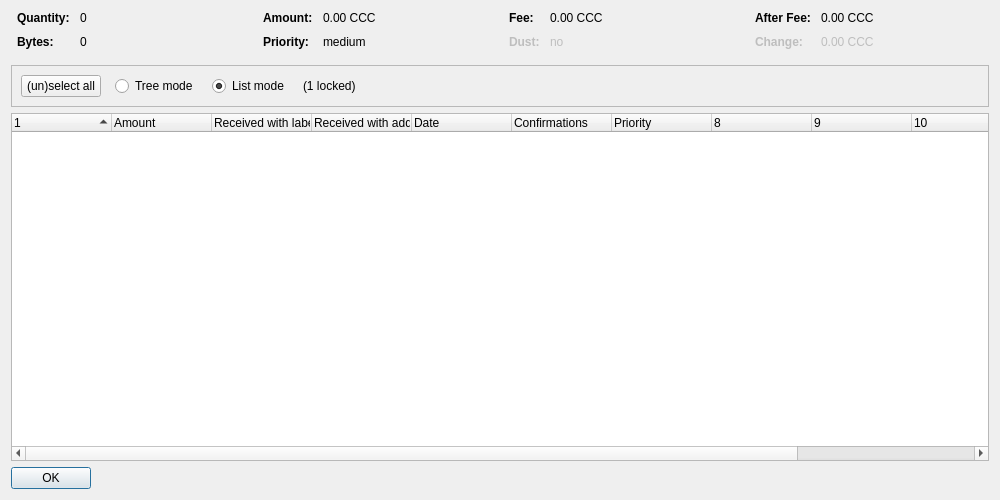
<?xml version="1.0" encoding="UTF-8"?>
<ui version="4.0">
 <class>CoinControlDialog</class>
 <widget class="QDialog" name="CoinControlDialog">
  <property name="geometry">
   <rect>
    <x>0</x>
    <y>0</y>
    <width>1000</width>
    <height>500</height>
   </rect>
  </property>
  <property name="windowTitle">
   <string>Coin Selection</string>
  </property>
  <layout class="QVBoxLayout" name="verticalLayout">
   <item>
    <layout class="QHBoxLayout" name="horizontalLayoutTop" stretch="0,0,0,0">
     <property name="topMargin">
      <number>0</number>
     </property>
     <property name="bottomMargin">
      <number>10</number>
     </property>
     <item>
      <layout class="QFormLayout" name="formLayoutCoinControl1">
       <property name="horizontalSpacing">
        <number>10</number>
       </property>
       <property name="verticalSpacing">
        <number>10</number>
       </property>
       <property name="leftMargin">
        <number>6</number>
       </property>
       <property name="rightMargin">
        <number>6</number>
       </property>
       <item row="0" column="0">
        <widget class="QLabel" name="labelCoinControlQuantityText">
         <property name="font">
          <font>
           <weight>75</weight>
           <bold>true</bold>
          </font>
         </property>
         <property name="text">
          <string>Quantity:</string>
         </property>
        </widget>
       </item>
       <item row="0" column="1">
        <widget class="QLabel" name="labelCoinControlQuantity">
         <property name="cursor">
          <cursorShape>IBeamCursor</cursorShape>
         </property>
         <property name="contextMenuPolicy">
          <enum>Qt::ActionsContextMenu</enum>
         </property>
         <property name="text">
          <string notr="true">0</string>
         </property>
         <property name="textInteractionFlags">
          <set>Qt::LinksAccessibleByMouse|Qt::TextSelectableByKeyboard|Qt::TextSelectableByMouse</set>
         </property>
        </widget>
       </item>
       <item row="1" column="0">
        <widget class="QLabel" name="labelCoinControlBytesText">
         <property name="font">
          <font>
           <weight>75</weight>
           <bold>true</bold>
          </font>
         </property>
         <property name="text">
          <string>Bytes:</string>
         </property>
        </widget>
       </item>
       <item row="1" column="1">
        <widget class="QLabel" name="labelCoinControlBytes">
         <property name="cursor">
          <cursorShape>IBeamCursor</cursorShape>
         </property>
         <property name="contextMenuPolicy">
          <enum>Qt::ActionsContextMenu</enum>
         </property>
         <property name="text">
          <string notr="true">0</string>
         </property>
         <property name="textInteractionFlags">
          <set>Qt::LinksAccessibleByMouse|Qt::TextSelectableByKeyboard|Qt::TextSelectableByMouse</set>
         </property>
        </widget>
       </item>
      </layout>
     </item>
     <item>
      <layout class="QFormLayout" name="formLayoutCoinControl2">
       <property name="horizontalSpacing">
        <number>10</number>
       </property>
       <property name="verticalSpacing">
        <number>10</number>
       </property>
       <property name="leftMargin">
        <number>6</number>
       </property>
       <property name="rightMargin">
        <number>6</number>
       </property>
       <item row="0" column="0">
        <widget class="QLabel" name="labelCoinControlAmountText">
         <property name="font">
          <font>
           <weight>75</weight>
           <bold>true</bold>
          </font>
         </property>
         <property name="text">
          <string>Amount:</string>
         </property>
        </widget>
       </item>
       <item row="0" column="1">
        <widget class="QLabel" name="labelCoinControlAmount">
         <property name="cursor">
          <cursorShape>IBeamCursor</cursorShape>
         </property>
         <property name="contextMenuPolicy">
          <enum>Qt::ActionsContextMenu</enum>
         </property>
         <property name="text">
          <string notr="true">0.00 CCC</string>
         </property>
         <property name="textInteractionFlags">
          <set>Qt::LinksAccessibleByMouse|Qt::TextSelectableByKeyboard|Qt::TextSelectableByMouse</set>
         </property>
        </widget>
       </item>
       <item row="1" column="0">
        <widget class="QLabel" name="labelCoinControlPriorityText">
         <property name="font">
          <font>
           <weight>75</weight>
           <bold>true</bold>
          </font>
         </property>
         <property name="text">
          <string>Priority:</string>
         </property>
        </widget>
       </item>
       <item row="1" column="1">
        <widget class="QLabel" name="labelCoinControlPriority">
         <property name="cursor">
          <cursorShape>IBeamCursor</cursorShape>
         </property>
         <property name="contextMenuPolicy">
          <enum>Qt::ActionsContextMenu</enum>
         </property>
         <property name="text">
          <string notr="true">medium</string>
         </property>
         <property name="textInteractionFlags">
          <set>Qt::LinksAccessibleByMouse|Qt::TextSelectableByKeyboard|Qt::TextSelectableByMouse</set>
         </property>
        </widget>
       </item>
      </layout>
     </item>
     <item>
      <layout class="QFormLayout" name="formLayoutCoinControl3">
       <property name="horizontalSpacing">
        <number>10</number>
       </property>
       <property name="verticalSpacing">
        <number>10</number>
       </property>
       <property name="leftMargin">
        <number>6</number>
       </property>
       <property name="rightMargin">
        <number>6</number>
       </property>
       <item row="0" column="0">
        <widget class="QLabel" name="labelCoinControlFeeText">
         <property name="font">
          <font>
           <weight>75</weight>
           <bold>true</bold>
          </font>
         </property>
         <property name="text">
          <string>Fee:</string>
         </property>
        </widget>
       </item>
       <item row="0" column="1">
        <widget class="QLabel" name="labelCoinControlFee">
         <property name="cursor">
          <cursorShape>IBeamCursor</cursorShape>
         </property>
         <property name="contextMenuPolicy">
          <enum>Qt::ActionsContextMenu</enum>
         </property>
         <property name="text">
          <string notr="true">0.00 CCC</string>
         </property>
         <property name="textInteractionFlags">
          <set>Qt::LinksAccessibleByMouse|Qt::TextSelectableByKeyboard|Qt::TextSelectableByMouse</set>
         </property>
        </widget>
       </item>
       <item row="1" column="0">
        <widget class="QLabel" name="labelCoinControlLowOutputText">
         <property name="enabled">
          <bool>false</bool>
         </property>
         <property name="font">
          <font>
           <weight>75</weight>
           <bold>true</bold>
          </font>
         </property>
         <property name="text">
          <string>Dust:</string>
         </property>
        </widget>
       </item>
       <item row="1" column="1">
        <widget class="QLabel" name="labelCoinControlLowOutput">
         <property name="enabled">
          <bool>false</bool>
         </property>
         <property name="cursor">
          <cursorShape>IBeamCursor</cursorShape>
         </property>
         <property name="contextMenuPolicy">
          <enum>Qt::ActionsContextMenu</enum>
         </property>
         <property name="text">
          <string notr="true">no</string>
         </property>
         <property name="textInteractionFlags">
          <set>Qt::LinksAccessibleByMouse|Qt::TextSelectableByKeyboard|Qt::TextSelectableByMouse</set>
         </property>
        </widget>
       </item>
      </layout>
     </item>
     <item>
      <layout class="QFormLayout" name="formLayoutCoinControl4">
       <property name="horizontalSpacing">
        <number>10</number>
       </property>
       <property name="verticalSpacing">
        <number>10</number>
       </property>
       <property name="leftMargin">
        <number>6</number>
       </property>
       <property name="rightMargin">
        <number>6</number>
       </property>
       <item row="0" column="0">
        <widget class="QLabel" name="labelCoinControlAfterFeeText">
         <property name="font">
          <font>
           <weight>75</weight>
           <bold>true</bold>
          </font>
         </property>
         <property name="text">
          <string>After Fee:</string>
         </property>
        </widget>
       </item>
       <item row="0" column="1">
        <widget class="QLabel" name="labelCoinControlAfterFee">
         <property name="cursor">
          <cursorShape>IBeamCursor</cursorShape>
         </property>
         <property name="contextMenuPolicy">
          <enum>Qt::ActionsContextMenu</enum>
         </property>
         <property name="text">
          <string notr="true">0.00 CCC</string>
         </property>
         <property name="textInteractionFlags">
          <set>Qt::LinksAccessibleByMouse|Qt::TextSelectableByKeyboard|Qt::TextSelectableByMouse</set>
         </property>
        </widget>
       </item>
       <item row="1" column="0">
        <widget class="QLabel" name="labelCoinControlChangeText">
         <property name="enabled">
          <bool>false</bool>
         </property>
         <property name="font">
          <font>
           <weight>75</weight>
           <bold>true</bold>
          </font>
         </property>
         <property name="text">
          <string>Change:</string>
         </property>
        </widget>
       </item>
       <item row="1" column="1">
        <widget class="QLabel" name="labelCoinControlChange">
         <property name="enabled">
          <bool>false</bool>
         </property>
         <property name="cursor">
          <cursorShape>IBeamCursor</cursorShape>
         </property>
         <property name="contextMenuPolicy">
          <enum>Qt::ActionsContextMenu</enum>
         </property>
         <property name="text">
          <string notr="true">0.00 CCC</string>
         </property>
         <property name="textInteractionFlags">
          <set>Qt::LinksAccessibleByMouse|Qt::TextSelectableByKeyboard|Qt::TextSelectableByMouse</set>
         </property>
        </widget>
       </item>
      </layout>
     </item>
    </layout>
   </item>
   <item>
    <widget class="QFrame" name="frame">
     <property name="minimumSize">
      <size>
       <width>0</width>
       <height>40</height>
      </size>
     </property>
     <property name="frameShape">
      <enum>QFrame::StyledPanel</enum>
     </property>
     <property name="frameShadow">
      <enum>QFrame::Sunken</enum>
     </property>
     <layout class="QHBoxLayout" name="horizontalLayout">
      <item>
       <layout class="QHBoxLayout" name="horizontalLayoutPanel" stretch="0,0,0,0,0">
        <property name="spacing">
         <number>14</number>
        </property>
        <item>
         <widget class="QPushButton" name="pushButtonSelectAll">
          <property name="sizePolicy">
           <sizepolicy hsizetype="Maximum" vsizetype="Fixed">
            <horstretch>0</horstretch>
            <verstretch>0</verstretch>
           </sizepolicy>
          </property>
          <property name="text">
           <string>(un)select all</string>
          </property>
          <property name="autoDefault">
           <bool>false</bool>
          </property>
         </widget>
        </item>
        <item>
         <widget class="QRadioButton" name="radioTreeMode">
          <property name="sizePolicy">
           <sizepolicy hsizetype="Maximum" vsizetype="Fixed">
            <horstretch>0</horstretch>
            <verstretch>0</verstretch>
           </sizepolicy>
          </property>
          <property name="text">
           <string>Tree mode</string>
          </property>
         </widget>
        </item>
        <item>
         <widget class="QRadioButton" name="radioListMode">
          <property name="sizePolicy">
           <sizepolicy hsizetype="Maximum" vsizetype="Fixed">
            <horstretch>0</horstretch>
            <verstretch>0</verstretch>
           </sizepolicy>
          </property>
          <property name="text">
           <string>List mode</string>
          </property>
          <property name="checked">
           <bool>true</bool>
          </property>
         </widget>
        </item>
        <item>
         <widget class="QLabel" name="labelLocked">
          <property name="text">
           <string notr="true">(1 locked)</string>
          </property>
         </widget>
        </item>
        <item>
         <spacer name="horizontalSpacer">
          <property name="orientation">
           <enum>Qt::Horizontal</enum>
          </property>
          <property name="sizeHint" stdset="0">
           <size>
            <width>40</width>
            <height>20</height>
           </size>
          </property>
         </spacer>
        </item>
       </layout>
      </item>
     </layout>
    </widget>
   </item>
   <item>
    <widget class="CoinControlTreeWidget" name="treeWidget">
     <property name="contextMenuPolicy">
      <enum>Qt::CustomContextMenu</enum>
     </property>
     <property name="sortingEnabled">
      <bool>false</bool>
     </property>
     <property name="columnCount">
      <number>12</number>
     </property>
     <attribute name="headerShowSortIndicator" stdset="0">
      <bool>true</bool>
     </attribute>
     <attribute name="headerStretchLastSection">
      <bool>false</bool>
     </attribute>
     <column>
      <property name="text">
       <string/>
      </property>
     </column>
     <column>
      <property name="text">
       <string>Amount</string>
      </property>
     </column>
     <column>
      <property name="text">
       <string>Received with label</string>
      </property>
     </column>
     <column>
      <property name="text">
       <string>Received with address</string>
      </property>
     </column>
     <column>
      <property name="text">
       <string>Date</string>
      </property>
     </column>
     <column>
      <property name="text">
       <string>Confirmations</string>
      </property>
      <property name="toolTip">
       <string>Confirmed</string>
      </property>
     </column>
     <column>
      <property name="text">
       <string>Priority</string>
      </property>
     </column>
     <column>
      <property name="text">
       <string/>
      </property>
     </column>
     <column>
      <property name="text">
       <string/>
      </property>
     </column>
     <column>
      <property name="text">
       <string/>
      </property>
     </column>
     <column>
      <property name="text">
       <string/>
      </property>
     </column>
     <column>
      <property name="text">
       <string/>
      </property>
     </column>
    </widget>
   </item>
   <item>
    <widget class="QDialogButtonBox" name="buttonBox">
     <property name="sizePolicy">
      <sizepolicy hsizetype="Maximum" vsizetype="Fixed">
       <horstretch>0</horstretch>
       <verstretch>0</verstretch>
      </sizepolicy>
     </property>
     <property name="orientation">
      <enum>Qt::Horizontal</enum>
     </property>
     <property name="standardButtons">
      <set>QDialogButtonBox::Ok</set>
     </property>
    </widget>
   </item>
  </layout>
 </widget>
 <customwidgets>
  <customwidget>
   <class>CoinControlTreeWidget</class>
   <extends>QTreeWidget</extends>
   <header>coincontroltreewidget.h</header>
  </customwidget>
 </customwidgets>
 <resources/>
 <connections/>
</ui>
